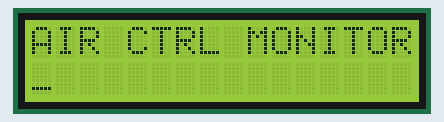
The sketch below on a simulated Arduino Uno, built with avr-gcc and run on an emulated ATmega328P. Parts: 16×2 character LCD.

Above: at 0.1 s.
At 1.6 s:
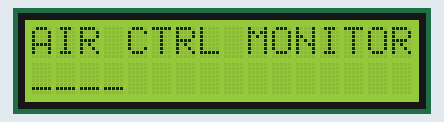
At 2.6 s:
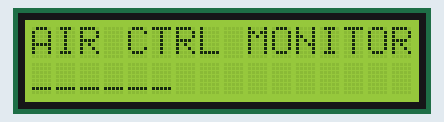
At 3.6 s:
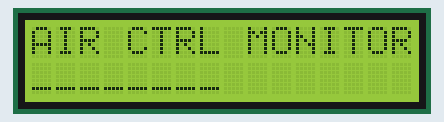
At 5.6 s:
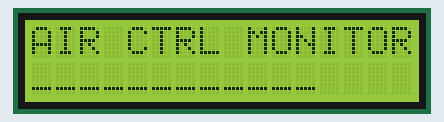
At 7.6 s:
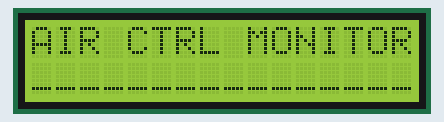

Measured:
- by itself, everything shown: repeats every 8.0 s, in 17 steps
- what the display in image 5 shows lasts 0.5 s, from 7.6 s to 8.1 s

The sketch:

AirQualityMonitor.ino
```cpp
#include <LiquidCrystal.h>

LiquidCrystal  lcd (8,9,4,5,6,7);

void setup() {
  lcd.begin(16, 2);
  lcd.clear();
  lcd.write("AIR CTRL MONITOR");

}

void loop() {
  for(int i = 0; i < 16; i++){
  lcd.setCursor(i,1);
  lcd.write("_");
  delay(500);
  }
  lcd.setCursor(0,1);
  lcd.write("                ");
}
```
